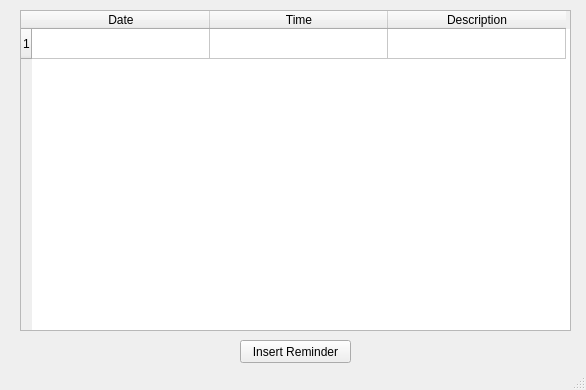
<?xml version="1.0" encoding="UTF-8"?>
<ui version="4.0">
 <class>MainWindow</class>
 <widget class="QMainWindow" name="MainWindow">
  <property name="geometry">
   <rect>
    <x>0</x>
    <y>0</y>
    <width>586</width>
    <height>390</height>
   </rect>
  </property>
  <property name="windowTitle">
   <string>MainWindow</string>
  </property>
  <widget class="QWidget" name="centralwidget">
   <widget class="QTableWidget" name="tableWidget">
    <property name="geometry">
     <rect>
      <x>20</x>
      <y>10</y>
      <width>551</width>
      <height>321</height>
     </rect>
    </property>
    <property name="minimumSize">
     <size>
      <width>551</width>
      <height>0</height>
     </size>
    </property>
    <property name="maximumSize">
     <size>
      <width>551</width>
      <height>16777215</height>
     </size>
    </property>
    <property name="showGrid">
     <bool>true</bool>
    </property>
    <attribute name="horizontalHeaderDefaultSectionSize">
     <number>178</number>
    </attribute>
    <row>
     <property name="text">
      <string>1</string>
     </property>
    </row>
    <column>
     <property name="text">
      <string>Date</string>
     </property>
    </column>
    <column>
     <property name="text">
      <string>Time</string>
     </property>
    </column>
    <column>
     <property name="text">
      <string>Description</string>
     </property>
    </column>
   </widget>
   <widget class="QPushButton" name="pushButton">
    <property name="geometry">
     <rect>
      <x>240</x>
      <y>340</y>
      <width>111</width>
      <height>23</height>
     </rect>
    </property>
    <property name="text">
     <string>Insert Reminder</string>
    </property>
   </widget>
  </widget>
  <widget class="QStatusBar" name="statusbar"/>
 </widget>
 <resources/>
 <connections/>
</ui>
